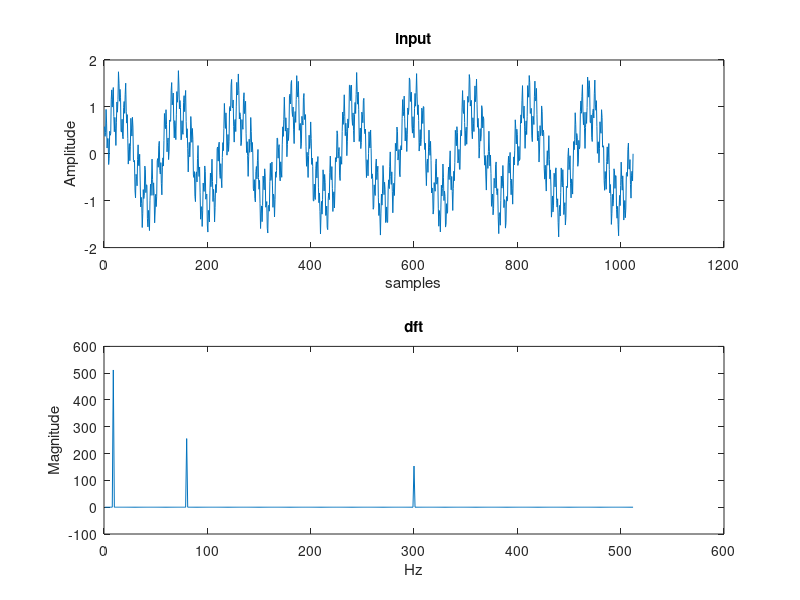

Write the MATLAB code that produced this figure.

clear;

n = 1:1024;
Fs = 1024;

y = sin(2*pi*n*9/Fs)+ 0.5*sin(2*pi*n*80/Fs) + 0.3*sin(2*pi*n*300/Fs); %generate composite waveform

%correlate with 1-512hz sine waves
for t = 1:512
    
    sum =0;
    x = sin(2*pi*n*(t/Fs)); %increment 1 hz each cycle
    
    for i = [1:1:1024]

        sum = sum + x(i) * y(i);
      
    end
    
    mydft(t) = sum;
    sum =0;
end

subplot(2,1,1);
plot(y);
title('input');
xlabel('samples');
ylabel('Amplitude');

subplot(2,1,2);
plot(mydft);
title('dft');
xlabel('Hz');
ylabel('Magnitude');
